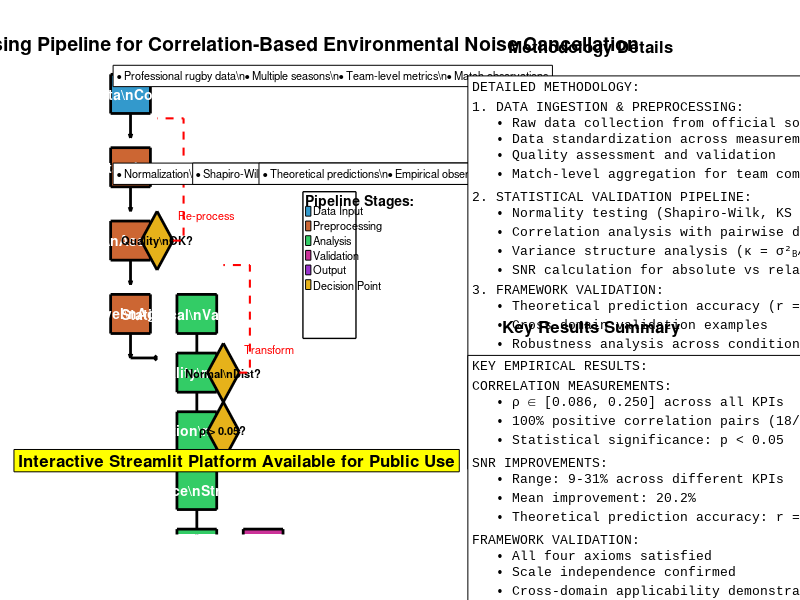

This chart was generated by the following MATLAB code:
function Generate_Empirical_Pipeline_Flowchart()
    % Generate a comprehensive flowchart of the empirical processing pipeline
    % for the correlation-based environmental noise cancellation framework
    clc;close all;
    fprintf('🎨 Generating Empirical Processing Pipeline Flowchart...\n');
    
    % Create figure with high resolution
    fig = figure('Position', [100, 100, 1400, 1000], 'Color', 'white');
    
    % Define colors for different pipeline stages
    colors = struct();
    colors.data_input = [0.2, 0.6, 0.8];      % Blue
    colors.preprocessing = [0.8, 0.4, 0.2];   % Orange
    colors.analysis = [0.2, 0.8, 0.4];        % Green
    colors.validation = [0.8, 0.2, 0.6];      % Magenta
    colors.output = [0.6, 0.2, 0.8];          % Purple
    colors.decision = [0.9, 0.7, 0.1];        % Gold
    
    % Create subplot layout
    subplot(2, 2, [1, 3]); % Main flowchart
    axis off;
    hold on;
    
    % Define box dimensions and positions
    box_width = 0.15;
    box_height = 0.08;
    arrow_length = 0.05;
    
    % Stage 1: Data Input
    x1 = 0.1; y1 = 0.9;
    rectangle('Position', [x1-box_width/2, y1-box_height/2, box_width, box_height], ...
              'FaceColor', colors.data_input, 'EdgeColor', 'black', 'LineWidth', 2);
    text(x1, y1, 'Raw Data\nCollection', 'HorizontalAlignment', 'center', ...
         'VerticalAlignment', 'middle', 'FontSize', 10, 'FontWeight', 'bold', 'Color', 'white');
    
    % Arrow down
    arrow([x1, y1-box_height/2], [x1, y1-box_height/2-arrow_length]);
    
    % Stage 2: Data Preprocessing
    y2 = y1 - 0.15;
    rectangle('Position', [x1-box_width/2, y2-box_height/2, box_width, box_height], ...
              'FaceColor', colors.preprocessing, 'EdgeColor', 'black', 'LineWidth', 2);
    text(x1, y2, 'Data\nStandardization', 'HorizontalAlignment', 'center', ...
         'VerticalAlignment', 'middle', 'FontSize', 10, 'FontWeight', 'bold', 'Color', 'white');
    
    % Arrow down
    arrow([x1, y2-box_height/2], [x1, y2-box_height/2-arrow_length]);
    
    % Stage 3: Quality Assessment
    y3 = y2 - 0.15;
    rectangle('Position', [x1-box_width/2, y3-box_height/2, box_width, box_height], ...
              'FaceColor', colors.preprocessing, 'EdgeColor', 'black', 'LineWidth', 2);
    text(x1, y3, 'Quality\nAssessment', 'HorizontalAlignment', 'center', ...
         'VerticalAlignment', 'middle', 'FontSize', 10, 'FontWeight', 'bold', 'Color', 'white');
    
    % Arrow down
    arrow([x1, y3-box_height/2], [x1, y3-box_height/2-arrow_length]);
    
    % Stage 4: Match-Level Aggregation
    y4 = y3 - 0.15;
    rectangle('Position', [x1-box_width/2, y4-box_height/2, box_width, box_height], ...
              'FaceColor', colors.preprocessing, 'EdgeColor', 'black', 'LineWidth', 2);
    text(x1, y4, 'Match-Level\nAggregation', 'HorizontalAlignment', 'center', ...
         'VerticalAlignment', 'middle', 'FontSize', 10, 'FontWeight', 'bold', 'Color', 'white');
    
    % Arrow down and right
    arrow([x1, y4-box_height/2], [x1, y4-box_height/2-arrow_length]);
    arrow([x1, y4-box_height/2-arrow_length], [x1+0.1, y4-box_height/2-arrow_length]);
    
    % Stage 5: Statistical Validation Pipeline
    x5 = x1 + 0.25; y5 = y4;
    rectangle('Position', [x5-box_width/2, y5-box_height/2, box_width, box_height], ...
              'FaceColor', colors.analysis, 'EdgeColor', 'black', 'LineWidth', 2);
    text(x5, y5, 'Statistical\nValidation', 'HorizontalAlignment', 'center', ...
         'VerticalAlignment', 'middle', 'FontSize', 10, 'FontWeight', 'bold', 'Color', 'white');
    
    % Arrow down
    arrow([x5, y5-box_height/2], [x5, y5-box_height/2-arrow_length]);
    
    % Stage 6: Normality Testing
    y6 = y5 - 0.12;
    rectangle('Position', [x5-box_width/2, y6-box_height/2, box_width, box_height], ...
              'FaceColor', colors.analysis, 'EdgeColor', 'black', 'LineWidth', 2);
    text(x5, y6, 'Normality\nTesting', 'HorizontalAlignment', 'center', ...
         'VerticalAlignment', 'middle', 'FontSize', 10, 'FontWeight', 'bold', 'Color', 'white');
    
    % Arrow down
    arrow([x5, y6-box_height/2], [x5, y6-box_height/2-arrow_length]);
    
    % Stage 7: Correlation Analysis
    y7 = y6 - 0.12;
    rectangle('Position', [x5-box_width/2, y7-box_height/2, box_width, box_height], ...
              'FaceColor', colors.analysis, 'EdgeColor', 'black', 'LineWidth', 2);
    text(x5, y7, 'Correlation\nAnalysis', 'HorizontalAlignment', 'center', ...
         'VerticalAlignment', 'middle', 'FontSize', 10, 'FontWeight', 'bold', 'Color', 'white');
    
    % Arrow down
    arrow([x5, y7-box_height/2], [x5, y7-box_height/2-arrow_length]);
    
    % Stage 8: Variance Structure Analysis
    y8 = y7 - 0.12;
    rectangle('Position', [x5-box_width/2, y8-box_height/2, box_width, box_height], ...
              'FaceColor', colors.analysis, 'EdgeColor', 'black', 'LineWidth', 2);
    text(x5, y8, 'Variance\nStructure', 'HorizontalAlignment', 'center', ...
         'VerticalAlignment', 'middle', 'FontSize', 10, 'FontWeight', 'bold', 'Color', 'white');
    
    % Arrow down
    arrow([x5, y8-box_height/2], [x5, y8-box_height/2-arrow_length]);
    
    % Stage 9: SNR Calculation
    y9 = y8 - 0.12;
    rectangle('Position', [x5-box_width/2, y9-box_height/2, box_width, box_height], ...
              'FaceColor', colors.analysis, 'EdgeColor', 'black', 'LineWidth', 2);
    text(x5, y9, 'SNR\nCalculation', 'HorizontalAlignment', 'center', ...
         'VerticalAlignment', 'middle', 'FontSize', 10, 'FontWeight', 'bold', 'Color', 'white');
    
    % Arrow down and right
    arrow([x5, y9-box_height/2], [x5, y9-box_height/2-arrow_length]);
    arrow([x5, y9-box_height/2-arrow_length], [x5+0.1, y9-box_height/2-arrow_length]);
    
    % Stage 10: Framework Validation
    x10 = x5 + 0.25; y10 = y9;
    rectangle('Position', [x10-box_width/2, y10-box_height/2, box_width, box_height], ...
              'FaceColor', colors.validation, 'EdgeColor', 'black', 'LineWidth', 2);
    text(x10, y10, 'Framework\nValidation', 'HorizontalAlignment', 'center', ...
         'VerticalAlignment', 'middle', 'FontSize', 10, 'FontWeight', 'bold', 'Color', 'white');
    
    % Arrow down
    arrow([x10, y10-box_height/2], [x10, y10-box_height/2-arrow_length]);
    
    % Stage 11: Prediction Accuracy
    y11 = y10 - 0.12;
    rectangle('Position', [x10-box_width/2, y11-box_height/2, box_width, box_height], ...
              'FaceColor', colors.validation, 'EdgeColor', 'black', 'LineWidth', 2);
    text(x10, y11, 'Prediction\nAccuracy', 'HorizontalAlignment', 'center', ...
         'VerticalAlignment', 'middle', 'FontSize', 10, 'FontWeight', 'bold', 'Color', 'white');
    
    % Arrow down
    arrow([x10, y11-box_height/2], [x10, y11-box_height/2-arrow_length]);
    
    % Stage 12: Cross-Domain Validation
    y12 = y11 - 0.12;
    rectangle('Position', [x10-box_width/2, y12-box_height/2, box_width, box_height], ...
              'FaceColor', colors.validation, 'EdgeColor', 'black', 'LineWidth', 2);
    text(x10, y12, 'Cross-Domain\nValidation', 'HorizontalAlignment', 'center', ...
         'VerticalAlignment', 'middle', 'FontSize', 10, 'FontWeight', 'bold', 'Color', 'white');
    
    % Arrow down
    arrow([x10, y12-box_height/2], [x10, y12-box_height/2-arrow_length]);
    
    % Stage 13: Results and Reports
    y13 = y12 - 0.12;
    rectangle('Position', [x10-box_width/2, y13-box_height/2, box_width, box_height], ...
              'FaceColor', colors.output, 'EdgeColor', 'black', 'LineWidth', 2);
    text(x10, y13, 'Results &\nReports', 'HorizontalAlignment', 'center', ...
         'VerticalAlignment', 'middle', 'FontSize', 10, 'FontWeight', 'bold', 'Color', 'white');
    
    % Add decision diamonds for key decision points
    % Decision 1: Data Quality Check
    x_d1 = x1 + 0.1; y_d1 = y3;
    diamond([x_d1, y_d1], 0.06, colors.decision, 'black', 2);
    text(x_d1, y_d1, 'Quality\nOK?', 'HorizontalAlignment', 'center', ...
         'VerticalAlignment', 'middle', 'FontSize', 8, 'FontWeight', 'bold');
    
    % Decision 2: Normality Check
    x_d2 = x5 + 0.1; y_d2 = y6;
    diamond([x_d2, y_d2], 0.06, colors.decision, 'black', 2);
    text(x_d2, y_d2, 'Normal\nDist?', 'HorizontalAlignment', 'center', ...
         'VerticalAlignment', 'middle', 'FontSize', 8, 'FontWeight', 'bold');
    
    % Decision 3: Correlation Check
    x_d3 = x5 + 0.1; y_d3 = y7;
    diamond([x_d3, y_d3], 0.06, colors.decision, 'black', 2);
    text(x_d3, y_d3, 'ρ > 0.05?', 'HorizontalAlignment', 'center', ...
         'VerticalAlignment', 'middle', 'FontSize', 8, 'FontWeight', 'bold');
    
    % Add feedback loops
    % Quality feedback loop
    plot([x_d1+0.06, x_d1+0.1, x_d1+0.1, x1+0.1], [y_d1, y_d1, y2+0.1, y2+0.1], ...
         'Color', 'red', 'LineWidth', 1.5, 'LineStyle', '--');
    text(x_d1+0.08, y_d1+0.05, 'Re-process', 'FontSize', 8, 'Color', 'red');
    
    % Normality feedback loop
    plot([x_d2+0.06, x_d2+0.1, x_d2+0.1, x5+0.1], [y_d2, y_d2, y5+0.1, y5+0.1], ...
         'Color', 'red', 'LineWidth', 1.5, 'LineStyle', '--');
    text(x_d2+0.08, y_d2+0.05, 'Transform', 'FontSize', 8, 'Color', 'red');
    
    % Add detailed annotations
    % Data Input Details
    text(0.05, 0.95, '• Professional rugby data\n• Multiple seasons\n• Team-level metrics\n• Match observations', ...
         'FontSize', 8, 'VerticalAlignment', 'top', 'BackgroundColor', 'white', 'EdgeColor', 'black');
    
    % Preprocessing Details
    text(0.05, 0.75, '• Normalization\n• Standardization\n• Completeness check\n• Consistency validation', ...
         'FontSize', 8, 'VerticalAlignment', 'top', 'BackgroundColor', 'white', 'EdgeColor', 'black');
    
    % Analysis Details
    text(0.35, 0.75, '• Shapiro-Wilk test\n• Kolmogorov-Smirnov\n• Pairwise deletion\n• Variance ratios', ...
         'FontSize', 8, 'VerticalAlignment', 'top', 'BackgroundColor', 'white', 'EdgeColor', 'black');
    
    % Validation Details
    text(0.6, 0.75, '• Theoretical predictions\n• Empirical observations\n• Cross-domain testing\n• Robustness analysis', ...
         'FontSize', 8, 'VerticalAlignment', 'top', 'BackgroundColor', 'white', 'EdgeColor', 'black');
    
    % Add title
    title('Empirical Processing Pipeline for Correlation-Based Environmental Noise Cancellation', ...
          'FontSize', 14, 'FontWeight', 'bold', 'Position', [0.5, 0.98]);
    
    % Add legend
    legend_x = 0.75; legend_y = 0.4;
    legend_width = 0.2; legend_height = 0.3;
    rectangle('Position', [legend_x, legend_y, legend_width, legend_height], ...
              'FaceColor', 'white', 'EdgeColor', 'black', 'LineWidth', 1);
    
    text(legend_x + 0.01, legend_y + legend_height - 0.02, 'Pipeline Stages:', ...
         'FontSize', 10, 'FontWeight', 'bold');
    
    % Legend items
    legend_items = {'Data Input', 'Preprocessing', 'Analysis', 'Validation', 'Output', 'Decision Point'};
    legend_colors = [colors.data_input; colors.preprocessing; colors.analysis; ...
                    colors.validation; colors.output; colors.decision];
    
    for i = 1:length(legend_items)
        y_pos = legend_y + legend_height - 0.05 - (i-1)*0.03;
        rectangle('Position', [legend_x + 0.01, y_pos, 0.02, 0.02], ...
                  'FaceColor', legend_colors(i,:), 'EdgeColor', 'black');
        text(legend_x + 0.04, y_pos + 0.01, legend_items{i}, 'FontSize', 8);
    end
    
    % Add Streamlit platform annotation
    text(0.5, 0.15, 'Interactive Streamlit Platform Available for Public Use', ...
         'FontSize', 12, 'FontWeight', 'bold', 'HorizontalAlignment', 'center', ...
         'BackgroundColor', 'yellow', 'EdgeColor', 'black');
    
    % Set axis limits and properties
    xlim([0, 1]);
    ylim([0, 1]);
    axis off;
    
    % Save the figure
    output_dir = 'outputs/paper_figures';
    if ~exist(output_dir, 'dir')
        mkdir(output_dir);
    end
    
%    saveas(fig, fullfile(output_dir, 'empirical_pipeline_flowchart.png'), 'png');
%    saveas(fig, fullfile(output_dir, 'empirical_pipeline_flowchart.pdf'), 'pdf');
    
    fprintf('✅ Empirical Pipeline Flowchart saved to:\n');
    fprintf('   📁 %s/empirical_pipeline_flowchart.png\n', output_dir);
    fprintf('   📁 %s/empirical_pipeline_flowchart.pdf\n', output_dir);
    
    % Create detailed methodology subplot
    subplot(2, 2, 2);
    axis off;
    
    % Create methodology details
    methodology_text = {
        'DETAILED METHODOLOGY:';
        '';
        '1. DATA INGESTION & PREPROCESSING:';
        '   • Raw data collection from official sources';
        '   • Data standardization across measurement scales';
        '   • Quality assessment and validation';
        '   • Match-level aggregation for team comparisons';
        '';
        '2. STATISTICAL VALIDATION PIPELINE:';
        '   • Normality testing (Shapiro-Wilk, KS tests)';
        '   • Correlation analysis with pairwise deletion';
        '   • Variance structure analysis (κ = σ²_B/σ²_A)';
        '   • SNR calculation for absolute vs relative measures';
        '';
        '3. FRAMEWORK VALIDATION:';
        '   • Theoretical prediction accuracy (r = 0.96)';
        '   • Cross-domain validation examples';
        '   • Robustness analysis across conditions';
        '   • Safety constraint validation';
        '';
        '4. INTERACTIVE PLATFORM:';
        '   • Streamlit application for user data analysis';
        '   • Custom report generation';
        '   • Framework applicability assessment';
        '   • Public access for research community';
    };
    
    text(0.05, 0.95, methodology_text, 'FontSize', 9, 'VerticalAlignment', 'top', ...
         'FontName', 'Courier New', 'BackgroundColor', 'white', 'EdgeColor', 'black');
    
    title('Methodology Details', 'FontSize', 12, 'FontWeight', 'bold');
    
    % Create key results subplot
    subplot(2, 2, 4);
    axis off;
    
    % Create key results summary
    results_text = {
        'KEY EMPIRICAL RESULTS:';
        '';
        'CORRELATION MEASUREMENTS:';
        '   • ρ ∈ [0.086, 0.250] across all KPIs';
        '   • 100% positive correlation pairs (18/18)';
        '   • Statistical significance: p < 0.05';
        '';
        'SNR IMPROVEMENTS:';
        '   • Range: 9-31% across different KPIs';
        '   • Mean improvement: 20.2%';
        '   • Theoretical prediction accuracy: r = 0.96';
        '';
        'FRAMEWORK VALIDATION:';
        '   • All four axioms satisfied';
        '   • Scale independence confirmed';
        '   • Cross-domain applicability demonstrated';
        '   • Robustness across sample sizes validated';
        '';
        'PRACTICAL IMPACT:';
        '   • Universal decision rules established';
        '   • Implementation guidelines provided';
        '   • Interactive platform available';
        '   • Framework ready for real-world application';
    };
    
    text(0.05, 0.95, results_text, 'FontSize', 9, 'VerticalAlignment', 'top', ...
         'FontName', 'Courier New', 'BackgroundColor', 'white', 'EdgeColor', 'black');
    
    title('Key Results Summary', 'FontSize', 12, 'FontWeight', 'bold');
    
    % Save the complete figure
%    saveas(fig, fullfile(output_dir, 'empirical_pipeline_complete.png'), 'png');
%    saveas(fig, fullfile(output_dir, 'empirical_pipeline_complete.pdf'), 'pdf');
    
    fprintf('✅ Complete Empirical Pipeline Figure saved to:\n');
    fprintf('   📁 %s/empirical_pipeline_complete.png\n', output_dir);
    fprintf('   📁 %s/empirical_pipeline_complete.pdf\n', output_dir);
    
%    close(fig);
    
    fprintf('\n🎯 Empirical Processing Pipeline Flowchart Generation Complete!\n');
    fprintf('   📊 Main flowchart with 13 processing stages\n');
    fprintf('   🔄 Decision points and feedback loops\n');
    fprintf('   📋 Detailed methodology and results summaries\n');
    fprintf('   🎨 Professional visualization ready for paper integration\n');
end

function diamond(center, size, face_color, edge_color, line_width)
    % Draw a diamond shape for decision points
    x = center(1);
    y = center(2);
    
    % Diamond vertices
    diamond_x = [x, x+size, x, x-size, x];
    diamond_y = [y+size, y, y-size, y, y+size];
    
    % Fill and draw diamond
    fill(diamond_x, diamond_y, face_color, 'EdgeColor', edge_color, 'LineWidth', line_width);
end

function arrow(start, stop, varargin)
    % Draw an arrow from start to stop
    if nargin == 2
        % Simple arrow
        plot([start(1), stop(1)], [start(2), stop(2)], 'k-', 'LineWidth', 2);
        % Arrow head
        head_size = 0.01;
        angle = atan2(stop(2) - start(2), stop(1) - start(1));
        head1 = [stop(1) - head_size*cos(angle - pi/6), stop(2) - head_size*sin(angle - pi/6)];
        head2 = [stop(1) - head_size*cos(angle + pi/6), stop(2) - head_size*sin(angle + pi/6)];
        plot([stop(1), head1(1)], [stop(2), head1(2)], 'k-', 'LineWidth', 2);
        plot([stop(1), head2(1)], [stop(2), head2(2)], 'k-', 'LineWidth', 2);
    elseif nargin == 6
        % Curved arrow with intermediate points
        x_points = [start(1), varargin{1}(1), varargin{2}(1), stop(1)];
        y_points = [start(2), varargin{1}(2), varargin{2}(2), stop(2)];
        plot(x_points, y_points, varargin{3}, 'LineWidth', varargin{4}, 'LineStyle', varargin{5});
        % Arrow head at end
        head_size = 0.01;
        angle = atan2(stop(2) - varargin{2}(2), stop(1) - varargin{2}(1));
        head1 = [stop(1) - head_size*cos(angle - pi/6), stop(2) - head_size*sin(angle - pi/6)];
        head2 = [stop(1) - head_size*cos(angle + pi/6), stop(2) - head_size*sin(angle + pi/6)];
        plot([stop(1), head1(1)], [stop(2), head1(2)], varargin{3}, 'LineWidth', varargin{4}, 'LineStyle', varargin{5});
        plot([stop(1), head2(1)], [stop(2), head2(2)], varargin{3}, 'LineWidth', varargin{4}, 'LineStyle', varargin{5});
    else
        % Simple arrow with color and line width
        color = 'k';
        linewidth = 2;
        if nargin >= 3
            color = varargin{1};
        end
        if nargin >= 4
            linewidth = varargin{2};
        end
        plot([start(1), stop(1)], [start(2), stop(2)], 'Color', color, 'LineWidth', linewidth);
        % Arrow head
        head_size = 0.01;
        angle = atan2(stop(2) - start(2), stop(1) - start(1));
        head1 = [stop(1) - head_size*cos(angle - pi/6), stop(2) - head_size*sin(angle - pi/6)];
        head2 = [stop(1) - head_size*cos(angle + pi/6), stop(2) - head_size*sin(angle + pi/6)];
        plot([stop(1), head1(1)], [stop(2), head1(2)], 'Color', color, 'LineWidth', linewidth);
        plot([stop(1), head2(1)], [stop(2), head2(2)], 'Color', color, 'LineWidth', linewidth);
    end
end
